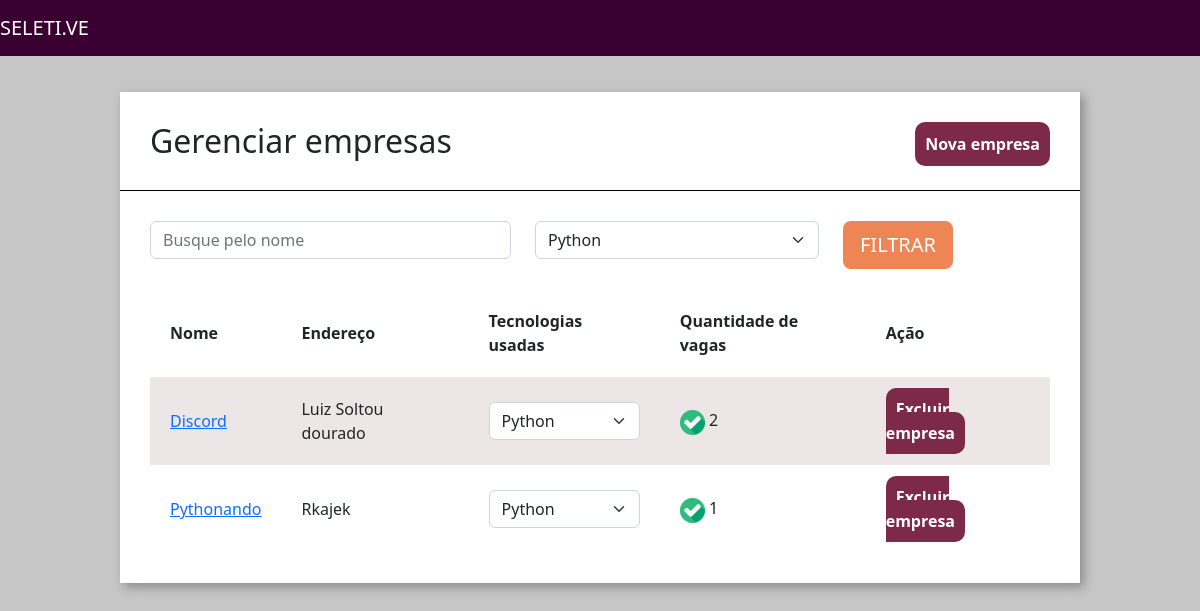
The app's page /home/empresas with its own data.
### empresa/models.py (models this page shows, shortened)
class Empresa(models.Model):
    choices_nicho_mercado = (
        ("M", "Marketing"),
        ("N", "Nutrição"),
        ("D", "Design"),
        ("T", "Tecnologia"),
    )
    logo = models.ImageField(upload_to="logo_empresa", null=True)
    nome = models.CharField(max_length=30)
    email = models.EmailField()
    cidade = models.CharField(max_length=30)
    tecnologias = models.ManyToManyField(Tecnologias)
    endereco = models.CharField(max_length=30)
    caracteristica_empresa = models.TextField()
    nicho_mercado = models.CharField(max_length=3, choices=choices_nicho_mercado)
    def qtdvagas(self):
        return Vagas.objects.filter(empresa_id = self.id).count()

### empresa/views.py (the view)
# urls.py: path('empresas', views.empresas, name="empresa"),
def empresas(request):
    tech = request.GET.get('tecnologias')
    nome = request.GET.get('nome')
    empresas = Empresa.objects.all()
    if tech:
        empresas = empresas.filter(tecnologias = tech)
    if nome:
        empresas = empresas.filter(nome__icontains = nome)
    tecnolgias = Tecnologias.objects.all()
    return render(request, 'empresas.html', {'empresas':empresas, 'tecnologias':tecnolgias})

### empresa/models.py (called while the page is built)
    def __str__(self) :
        return self.Tecnologia

### empresa/templatetags/filtro.py (called while the page is built)
@register.filter(name="is_par")
def is_par(valor):
    if valor % 2 == 0:
        return True
    else:
        return False

### empresa/templates/empresas.html (shortened to what this page needs)
{% extends 'base.html' %}
{% load static %}
{% load filtro %}
{% block 'head' %}
    <link rel="stylesheet" href="{% static 'empresa/css/empresas.css' %}">
{% endblock %}
{% block 'body' %}
    <div class="wrapper">
        <div class="box">
            <div class="header-box">
                <h2 class="titulo">Gerenciar empresas</h2>
                <a href="{% url 'nova_empresa' %}" class="btn-nova-empresa">Nova empresa</a>
            </div>
            <div class="borda-box"></div>
            <div class="body-box">
                <form action="{% url 'empresa' %}" method="GET">{% csrf_token %}
                <div class="row">
                        <div class="col-md-5">
                            <input type="text" placeholder="Busque pelo nome" class="form-control" name="nome">
                        </div>
                        <div class="col-md-4">
                            <select class="form-select" name="tecnologias">
                                {% for tech in tecnologias %}
                                    <option value="{{tech.id}}">{{tech}}</option>
                                {% endfor %}
                            </select>
                        </div>
                    <div class="col-md-3">
                        <input type="submit" value="FILTRAR" class="btn btn-lg btn-orange">
                    </div>
                </div>
                </form>
                <table class="tabela" cellpadding="20">
                    <tr>
                        <th>Nome</th>
                        <th>Endereço</th>
                        <th>Tecnologias usadas</th>
                        <th>Quantidade de vagas</th>
                        <th>Ação</th>
                    </tr>
                        {% for empresa in empresas %}
                            <tr {% if not forloop.counter|is_par %} class="tabela-linha" {% endif %}>
                                <td>
                                    <a href="{% url 'empresa_unica' empresa.id %}">
                                    {{empresa.nome}}
                                    </a>
                                </td>
                                <td>{{empresa.endereco}}</td>
                                <td>
                                    <select class="form-select">
                                        {% for tech in empresa.tecnologias.all %}
                                            <option>{{tech}}</option>
                                        {% endfor %}
                                    </select>
                                </td>
                                <td>
                                    {% if empresa.qtdvagas > 0%}
                                        <img src="{% static 'empresa/img/green.png' %}">
                                    {% else %}
                                        <img src="{% static 'empresa/img/red.png' %}">
                                    {% endif %}
                                    {{empresa.qtdvagas}}
                                </td>
                                <td>
                                    <a href="{% url 'excluir_empresa' empresa.id %}" class="btn-excluir">Excluir empresa</a>
                                </td>
                            </tr>
                        {% endfor %}
                </table>
            </div>
        </div>
    </div>
{% endblock %}

### templates/static/base/css/base.css (style rules this page uses)
body { background-color: #C6C6C6 !important; }

### templates/static/empresa/css/empresas.css (style rules this page uses)
.wrapper { margin-top: 3%; display: flex; flex-direction: row; justify-content: center; align-items: center; }
.box { width: 80vw; background: #fff; box-shadow: 4px 4px 10px rgba(0,0,0,.3); }
.titulo { display: inline; }
.btn-nova-empresa { float: right; text-decoration: none; color: white; background-color: #7D2948; padding: 10px; border-radius: 10px; font-weight: bold; }
.header-box { padding: 30px; }
.borda-box { border-top: 1px solid black; }
.body-box { padding: 30px; }
.btn-orange { background-color: #ED8554; color: white; }
.tabela { width: 100%; margin-top: 20px; }
.tabela-linha { background-color: #EDE6E6; }
.btn-excluir { text-decoration: none; color: white; background-color: #7D2948; padding: 10px; border-radius: 10px; font-weight: bold; }

### records on screen
Empresa: nome "Discord", endereco "Luiz Soltou dourado", qtdvagas "2"
Empresa: nome "Pythonando", endereco "Rkajek", qtdvagas "1"

### other values on screen
form field tecnologias "Python"
form field value "Python"
